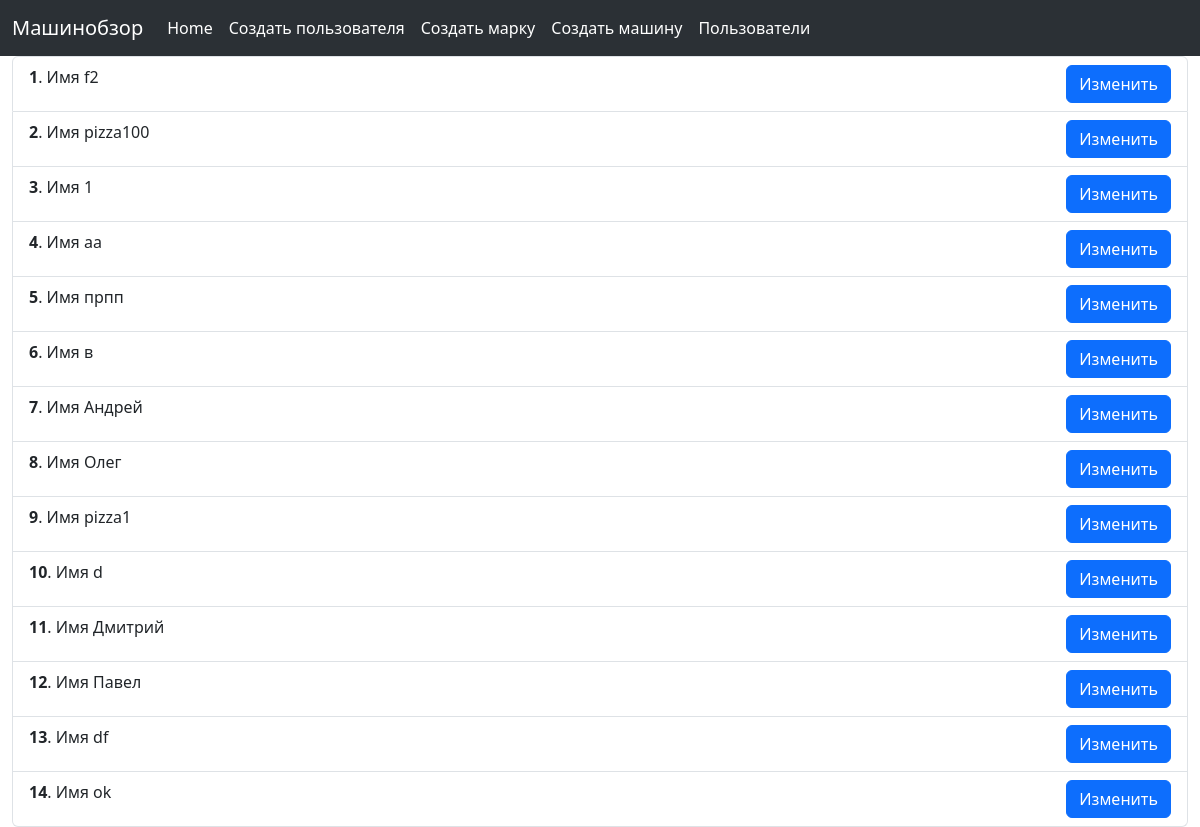
/user, run on the app's committed database.
### CarsSite/models.py (models this page shows, shortened)
class Person(models.Model):
    id = models.AutoField(primary_key=True)
    name = models.CharField(max_length=31,
                            null=False,
                            unique=True)

### CarsSite/views/person_view.py (the view)
# urls.py: path('user', person_view.user_list),
def user_list(request):
    out = Person.objects.all()
    users = []
    for user in out:
        users.append((
            user.id,
            user.name
        ))
    return render(request, "Person_List.html", {'users': users})

### templates/Person_list.html
{% extends "index.html" %}
{% block content %}
    <ul class="list-group">
        {% for id, name in users %}
        <li class="list-group-item d-flex justify-content-between">
            <span><b>{{ id }}</b>. Имя {{ name }}</span>
            <div class="btn-group" role="group" aria-label="Basic example">
              <a href="/user/edit/{{ id }}" class="btn btn-primary">Изменить</a>
            </div>
        </li>
        {% endfor %}
    </ul>
{% endblock content %}

### templates/index.html (shortened to what this page needs)
<!DOCTYPE html>
<html lang="en">
<head>
    <link href="https://cdn.jsdelivr.net/npm/bootstrap@5.3.0-alpha3/dist/css/bootstrap.min.css" rel="stylesheet">
</head>
<body>
  <nav class="navbar navbar-expand-lg bg-body-tertiary" data-bs-theme="dark">
    <div class="container-fluid">
      <a class="navbar-brand" href="#">Машинобзор</a>
      <div class="collapse navbar-collapse" id="navbarSupportedContent">
        <ul class="navbar-nav me-auto mb-2 mb-lg-0">
          <li class="nav-item">
            <a class="nav-link active" aria-current="page" href="http://127.0.0.1:8000/">Home</a>
          </li>
          <li class="nav-item">
            <a class="nav-link active" aria-current="page" href="user/add">Создать пользователя</a>
          </li>
          <li class="nav-item">
            <a class="nav-link active" aria-current="page" href="create_brand">Создать марку</a>
          </li>
          <li class="nav-item">
            <a class="nav-link active" aria-current="page" href="car/add">Создать машину</a>
          </li>
          <li class="nav-item">
            <a class="nav-link active" aria-current="page" href="user">Пользователи</a>
          </li>
        </ul>
      </div>
    </div>
  </nav>
  <div class="container-fluid">
    {% block content %}
    {% endblock content %}
  </div>
</body>
</html>

### data on the page
Person: users "f2"
Person: users "pizza100"
Person: users "аа"
Person: users "прпп"
Person: users "Андрей"
Person: users "Олег"
Person: users "pizza1"
Person: users "Дмитрий"
Person: users "Павел"
Person: users "df"
Person: users "ok"

### other printed values
{{ id }} "1" "2" "3" "4" "5" "6" "7" "8" "9" "10" "11" "12" "13" "14"
{{ name }} "1" "в" "d"
